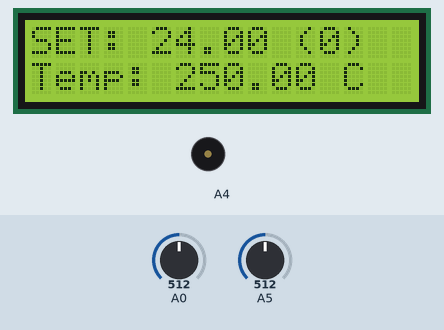
The sketch below on a simulated Arduino Uno, built with avr-gcc and run on an emulated ATmega328P. Shown: 16×2 character LCD, buzzer (waves = sounding). The test bench sets the inputs (shaded band); at power-on: A5 = 512, A0 = 512. What the sketch prints to the serial monitor is not drawn.

Above: at 1.2 s.
1.3 s: A5 set to 495
At 2.9 s:
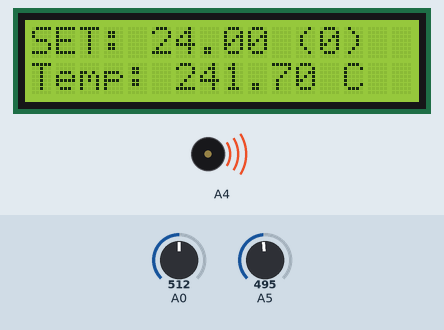
3.5 s: A0 set to 319
At 5.6 s:
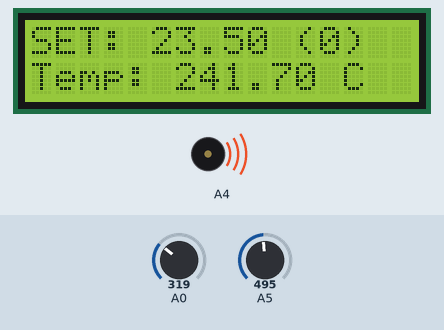
8.0 s: A5 set to 0
At 10.0 s:
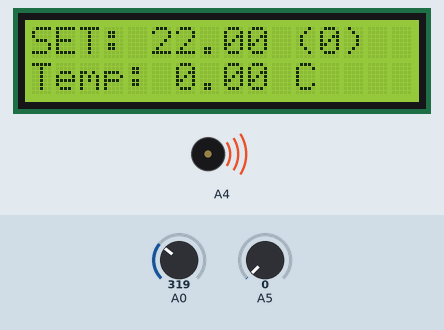
11.1 s: A5 set to 122
At 12.1 s:
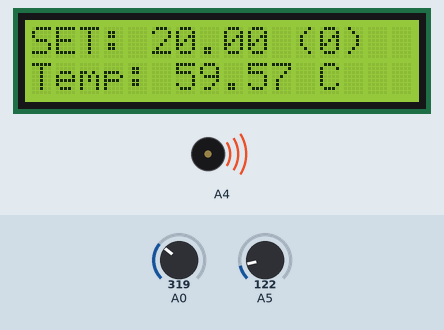
14.6 s: A0 set to 135
At 19.5 s:
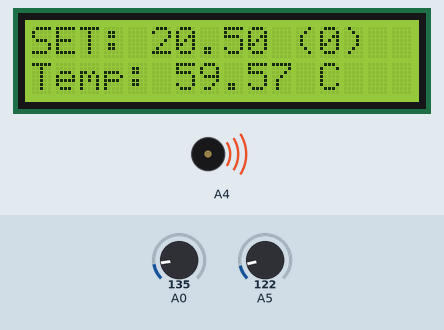
19.7 s: A0 set to 0
At 22.8 s:
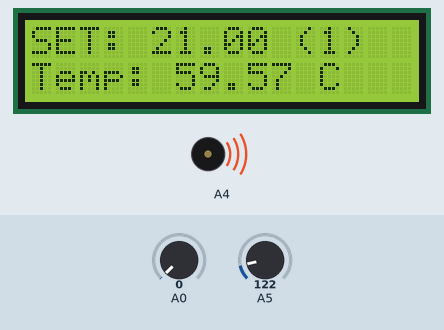
Timing chart, 0 to 24.3 s (numbered marks = the images above; inputs shaded):
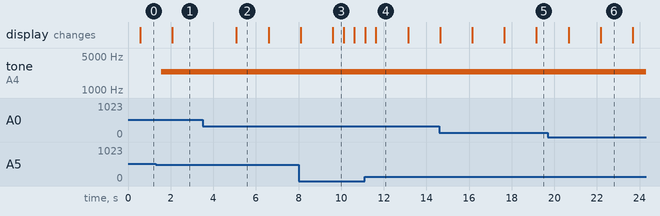

The sketch:

Clase12_Ejemplo1.ino
```cpp
#include <LiquidCrystal.h>

int rs=8, en=9, d4=4, d5=5, d6=6, d7=7;
LiquidCrystal lcd(rs, en, d4, d5, d6, d7);
float tempObjetivo = 24.0;
int umbral;

void setup()
{
  lcd.begin(16,2);
  Serial.begin(9600);
  pinMode(A0, INPUT);
  pinMode(A5, INPUT);
  pinMode(A4, OUTPUT);
}

void loop()
{
  int valor;
  char tecla[10];
  float temp = temperatura(analogRead(A5));

  valor = leerBoton();

  mostrarLCD(valor, temp);

  alarma(temp);
}

int leerBoton()
{
  int valorAux = analogRead(A0);
  int rango = -1;

  if(valorAux>=0 && valorAux<145-50)
    rango=0;
  if(valorAux>145-50 && valorAux<145+50)
    rango=1;
  if(valorAux>329-50 && valorAux<329+50)
    rango=2;
  if(valorAux>505-50 && valorAux<505+50)
    rango=3;
  if(valorAux>741-50 && valorAux<741+50)
    rango=4;

  //Serial.println(valorAux);

  return rango;
}

void mostrarLCD(int valor, float temperatura)
{
  lcd.setCursor(0, 0);
  lcd.print("SET: ");
  lcd.print(tempObjetivo);
  lcd.print(" (");
  lcd.print(umbral);
  lcd.print(")   ");

  //delay(10);

  switch(valor)
  {
    case 0:
      //lcd.print("RIGHT");
      umbral++;
      break;
    case 1:
      //lcd.print("UP");
      tempObjetivo+=0.5;
      break;
    case 2:
      //lcd.print("DOWN");
      tempObjetivo-=0.5;
      break;
    case 3:
      //lcd.print("LEFT");
      if(umbral>0)
        umbral--;
      break;
    //case 4:
      //lcd.print("SELECT");
      //break;
  }

  lcd.setCursor(0, 1);
  lcd.print("Temp: ");
  lcd.print(temperatura);
  lcd.print(" C   ");
}

float temperatura(int lectura)
{
  float tempCelcius = (5.0 * lectura * 100.0)/1024.0;

  delay(500);

  Serial.println(tempCelcius);

  return tempCelcius;
}

void alarma(float temperatura)
{
  if(temperatura>(tempObjetivo+umbral))
  {
    delay(500);
    digitalWrite(A4, LOW);
    delay(500);
    tone(A4, 2400);
  }
  else if(temperatura<(tempObjetivo-umbral))
  {
    digitalWrite(A4, LOW);
  }
}
```

Measured:
- after the input at 1.3 s, the display: changes after 0.78 s (image 1)
- after the input at 3.5 s, the display: changes after 1.6 s (image 2)
- what the display in image 2 shows lasts 1.5 s, from 5.1 s to 6.6 s
- what the display in image 3 shows lasts 0.5 s, from 9.6 s to 10.1 s
